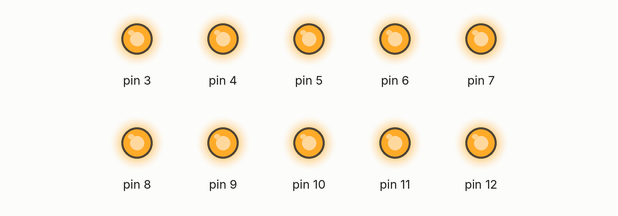
Simulated run of this sketch. Board: Arduino Uno, built with avr-gcc and run on an emulated ATmega328P. On the bench: output pins drawn as LEDs (lit = HIGH).

Above: at 0.4 s.
At 2.4 s:
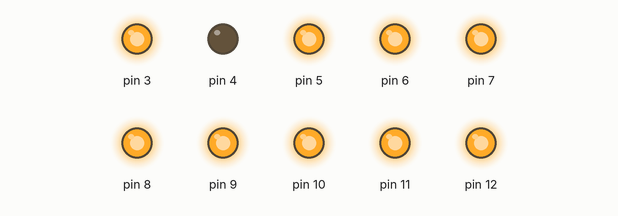
At 5.4 s:
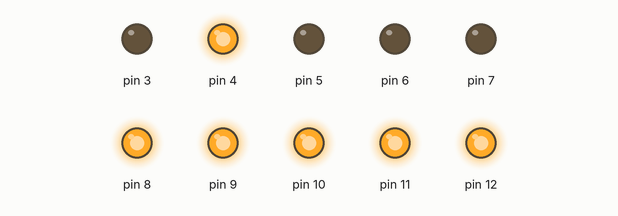
At 11.3 s:
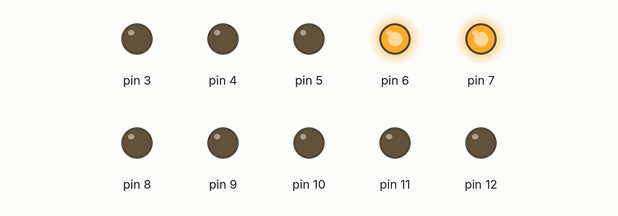
At 17.3 s:
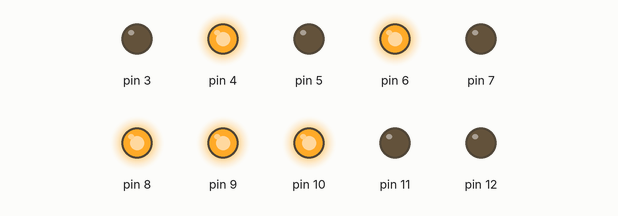
At 23.2 s:
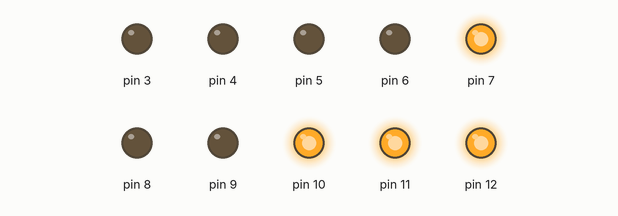
Timing chart, 0 to 26.0 s (numbered marks = the images above):
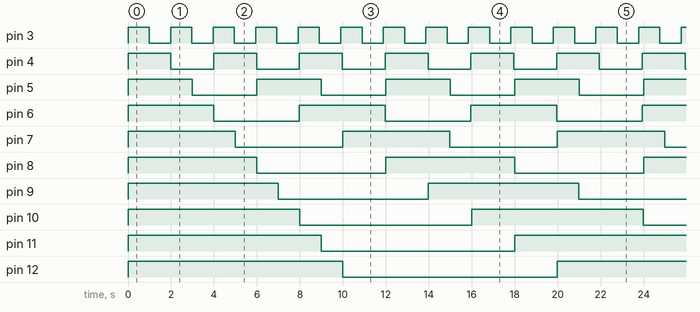

Measured:
- by itself, pin 3: alternates HIGH for 0.99 s and LOW for 0.99 s
- by itself, pin 4: alternates HIGH for 2.0 s and LOW for 2.0 s
- by itself, pin 5: alternates HIGH for 3.0 s and LOW for 3.0 s
- by itself, pin 6: alternates HIGH for 4.0 s and LOW for 4.0 s
- by itself, pin 7: alternates HIGH for 5.0 s and LOW for 5.0 s
- by itself, pin 8: alternates HIGH for 6.0 s and LOW for 6.0 s
- by itself, pin 9: alternates HIGH for 7.0 s and LOW for 7.0 s
- by itself, pin 10: alternates HIGH for 8.0 s and LOW for 8.0 s

The sketch:

FreeRTOS_Blink_10_LED.ino
```cpp
//download library: https://github.com/feilipu/Arduino_FreeRTOS_Library

#include <Arduino_FreeRTOS.h>

void Timer_1( void *pvParameters );  // control D3
void Timer_2( void *pvParameters );  // control D4
void Timer_3( void *pvParameters );  // control D5
void Timer_4( void *pvParameters );  // control D6
void Timer_5( void *pvParameters );  // control D7
void Timer_6( void *pvParameters );  // control D8
void Timer_7( void *pvParameters );  // control D9
void Timer_8( void *pvParameters );  // control D10
void Timer_9( void *pvParameters );  // control D11
void Timer_10( void *pvParameters ); // control D12

int time_on_array[10] = {10,20,30,40,50,60,70,80,90,100};  //time on for Timer_1 to Timer_10 x 1/10 second
int time_off_array[10] = {10,20,30,40,50,60,70,80,90,100}; //time off for Timer_1 to Timer_10 x 1/10 second

void setup() {

  for(int i=3;i<=12;i++)
{
  pinMode(i,OUTPUT);
}
  xTaskCreate(
    Timer_1
    ,  (const portCHAR *)"Timer1"
    ,  50
    ,  NULL
    ,  2
    ,  NULL );

  xTaskCreate(
    Timer_2
    ,  (const portCHAR *)"Timer2"
    ,  50
    ,  NULL
    ,  2
    ,  NULL );

  xTaskCreate(
    Timer_3
    ,  (const portCHAR *)"Timer3"
    ,  50
    ,  NULL
    ,  2
    ,  NULL );

  xTaskCreate(
    Timer_4
    ,  (const portCHAR *)"Timer4"
    ,  50
    ,  NULL
    ,  2
    ,  NULL );

  xTaskCreate(
    Timer_5
    ,  (const portCHAR *)"Timer5"
    ,  50
    ,  NULL
    ,  2
    ,  NULL );

  xTaskCreate(
    Timer_6
    ,  (const portCHAR *)"Timer6"
    ,  50
    ,  NULL
    ,  2
    ,  NULL );

  xTaskCreate(
    Timer_7
    ,  (const portCHAR *)"Timer6"
    ,  50
    ,  NULL
    ,  2
    ,  NULL );

  xTaskCreate(
    Timer_8
    ,  (const portCHAR *)"Timer7"
    ,  50
    ,  NULL
    ,  2
    ,  NULL );

  xTaskCreate(
    Timer_9
    ,  (const portCHAR *)"Timer9"
    ,  50
    ,  NULL
    ,  2
    ,  NULL );

  xTaskCreate(
    Timer_10
    ,  (const portCHAR *)"Timer10"
    ,  50
    ,  NULL
    ,  2
    ,  NULL );
}


void loop()
{
  // Empty. Things are done in Tasks.
}

void Timer_1(void *pvParameters)
{
  for (;;)
  {
  digitalWrite(3,HIGH);
  vTaskDelay( time_on_array[0]*100 / portTICK_PERIOD_MS );
  digitalWrite(3,LOW);
  vTaskDelay( time_off_array[0]*100 / portTICK_PERIOD_MS );
  }
}

void Timer_2(void *pvParameters)
{
  for (;;)
  {
  digitalWrite(4,HIGH);
  vTaskDelay( time_on_array[1]*100 / portTICK_PERIOD_MS );
  digitalWrite(4,LOW);
  vTaskDelay( time_off_array[1]*100 / portTICK_PERIOD_MS );
  }
}

void Timer_3(void *pvParameters)
{
  for (;;)
  {
  digitalWrite(5,HIGH);
  vTaskDelay( time_on_array[2]*100 / portTICK_PERIOD_MS );
  digitalWrite(5,LOW);
  vTaskDelay( time_off_array[2]*100 / portTICK_PERIOD_MS );
  }
}

void Timer_4(void *pvParameters)
{
  for (;;)
  {
  digitalWrite(6,HIGH);
  vTaskDelay( time_on_array[3]*100 / portTICK_PERIOD_MS );
  digitalWrite(6,LOW);
  vTaskDelay( time_off_array[3]*100 / portTICK_PERIOD_MS );
  }
}

void Timer_5(void *pvParameters)
{
  for (;;)
  {
  digitalWrite(7,HIGH);
  vTaskDelay( time_on_array[4]*100 / portTICK_PERIOD_MS );
  digitalWrite(7,LOW);
  vTaskDelay( time_off_array[4]*100 / portTICK_PERIOD_MS );
  }
}

void Timer_6(void *pvParameters)
{
  for (;;)
  {
  digitalWrite(8,HIGH);
  vTaskDelay( time_on_array[5]*100 / portTICK_PERIOD_MS );
  digitalWrite(8,LOW);
  vTaskDelay( time_off_array[5]*100 / portTICK_PERIOD_MS );
  }
}

void Timer_7(void *pvParameters)
{
  for (;;)
  {
  digitalWrite(9,HIGH);
  vTaskDelay( time_on_array[6]*100 / portTICK_PERIOD_MS );
  digitalWrite(9,LOW);
  vTaskDelay( time_off_array[6]*100 / portTICK_PERIOD_MS );
  }
}

void Timer_8(void *pvParameters)
{
  for (;;)
  {
  digitalWrite(10,HIGH);
  vTaskDelay( time_on_array[7]*100 / portTICK_PERIOD_MS );
  digitalWrite(10,LOW);
  vTaskDelay( time_off_array[7]*100 / portTICK_PERIOD_MS );
  }
}

void Timer_9(void *pvParameters)
{
  for (;;)
  {
  digitalWrite(11,HIGH);
  vTaskDelay( time_on_array[8]*100 / portTICK_PERIOD_MS );
  digitalWrite(11,LOW);
  vTaskDelay( time_off_array[8]*100 / portTICK_PERIOD_MS );
  }
}

void Timer_10(void *pvParameters)
{
  for (;;)
  {
  digitalWrite(12,HIGH);
  vTaskDelay( time_on_array[9]*100 / portTICK_PERIOD_MS );
  digitalWrite(12,LOW);
  vTaskDelay( time_off_array[9]*100 / portTICK_PERIOD_MS );
  }
}
```
